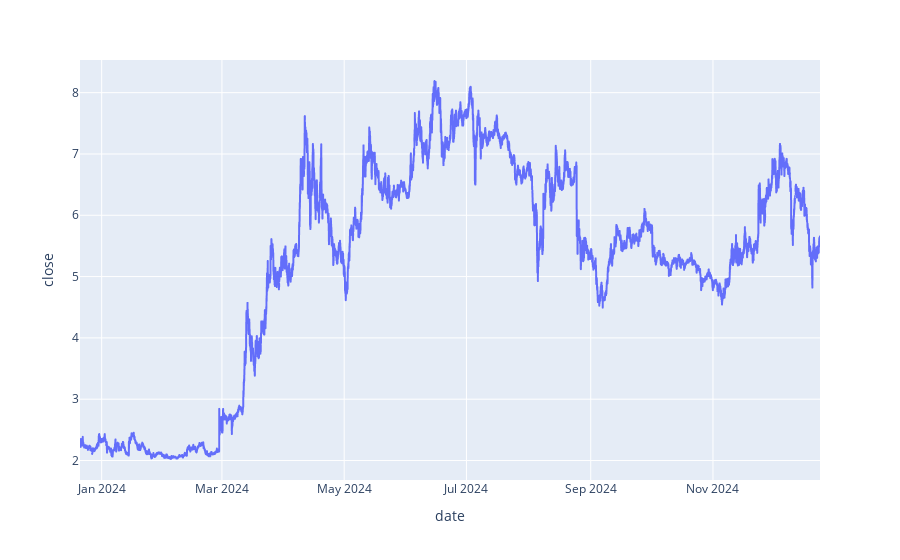

The notebook cell this image was saved under:
### Code cell
df.sort_values(by = 'epoch').plot(kind = 'line', x = 'date', y = 'close')

### Figure 1 — Plotly figure (JSON) as saved in the notebook; plotly's stock layout.template omitted (floating-point values rounded to 4 significant figures; data arrays with more than 128 entries replaced by an {"elided": "..."} marker saying what was removed)
{"data": [{"hovertemplate": "date=%{x}<br>close=%{y}<extra></extra>", "legendgroup": "", "line": {"color": "#636efa", "dash": "solid"}, "marker": {"symbol": "circle"}, "mode": "lines", "name": "", "showlegend": false, "type": "scattergl", "x": {"elided": "8862 str values"}, "xaxis": "x", "y": {"elided": "8862 float values"}, "yaxis": "y"}], "layout": {"legend": {"tracegroupgap": 0}, "margin": {"t": 60}, "xaxis": {"anchor": "y", "domain": [0, 1], "title": {"text": "date"}}, "yaxis": {"anchor": "x", "domain": [0, 1], "title": {"text": "close"}}}}
